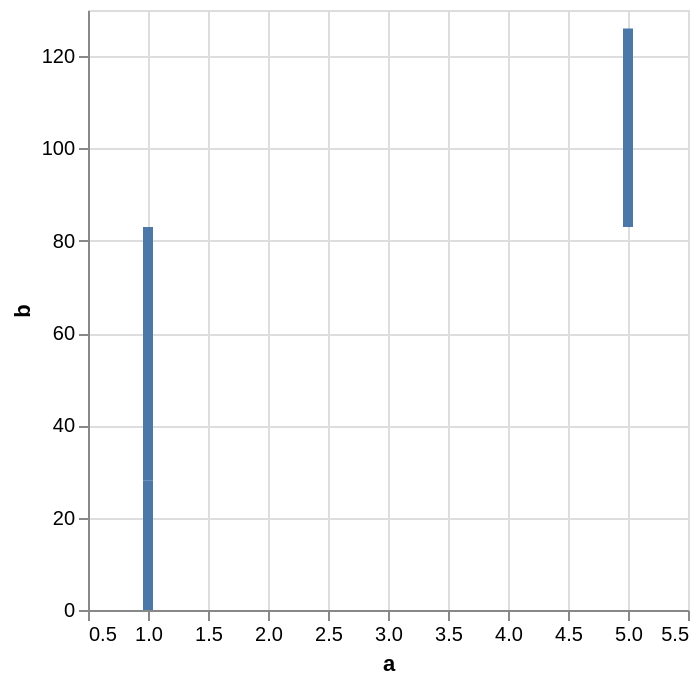

The specification (Vega-Lite) saved for this image:
### Vega specification from a JSON file in a GitHub repository (floating-point values rounded to 4 significant figures)
{"$schema": "https://vega.github.io/schema/vega/v6.json", "background": "white", "padding": 5, "width": 300, "height": 300, "style": "cell", "data": [{"name": "source_0", "values": [{"a": 1, "b": 28}, {"a": 1, "b": 55}, {"a": 5, "b": 43}]}, {"name": "data_0", "source": "source_0", "transform": [{"type": "stack", "groupby": [], "field": "b", "sort": {"field": [], "order": []}, "as": ["b_start", "b_end"], "offset": "zero"}, {"type": "filter", "expr": "isValid(datum[\"a\"]) && isFinite(+datum[\"a\"]) && isValid(datum[\"b\"]) && isFinite(+datum[\"b\"])"}]}], "marks": [{"name": "marks", "type": "rect", "style": ["bar"], "from": {"data": "data_0"}, "encode": {"update": {"fill": {"value": "#4c78a8"}, "ariaRoleDescription": {"value": "bar"}, "description": {"signal": "\"a: \" + (format(datum[\"a\"], \"\")) + \"; b: \" + (format(datum[\"b\"], \"\"))"}, "xc": {"scale": "x", "field": "a"}, "width": {"value": 5}, "y": {"scale": "y", "field": "b_end"}, "y2": {"scale": "y", "field": "b_start"}}}}], "scales": [{"name": "x", "type": "linear", "domain": {"data": "data_0", "field": "a"}, "range": [0, {"signal": "width"}], "nice": true, "zero": false, "padding": 5}, {"name": "y", "type": "linear", "domain": {"data": "data_0", "fields": ["b_start", "b_end"]}, "range": [{"signal": "height"}, 0], "nice": true, "zero": true}], "axes": [{"scale": "x", "orient": "bottom", "gridScale": "y", "grid": true, "tickCount": {"signal": "ceil(width/40)"}, "domain": false, "labels": false, "aria": false, "maxExtent": 0, "minExtent": 0, "ticks": false, "zindex": 0}, {"scale": "y", "orient": "left", "gridScale": "x", "grid": true, "tickCount": {"signal": "ceil(height/40)"}, "domain": false, "labels": false, "aria": false, "maxExtent": 0, "minExtent": 0, "ticks": false, "zindex": 0}, {"scale": "x", "orient": "bottom", "grid": false, "title": "a", "labelAngle": 0, "labelBaseline": "top", "labelFlush": true, "labelOverlap": true, "tickCount": {"signal": "ceil(width/40)"}, "zindex": 0}, {"scale": "y", "orient": "left", "grid": false, "title": "b", "labelOverlap": true, "tickCount": {"signal": "ceil(height/40)"}, "zindex": 0}]}
